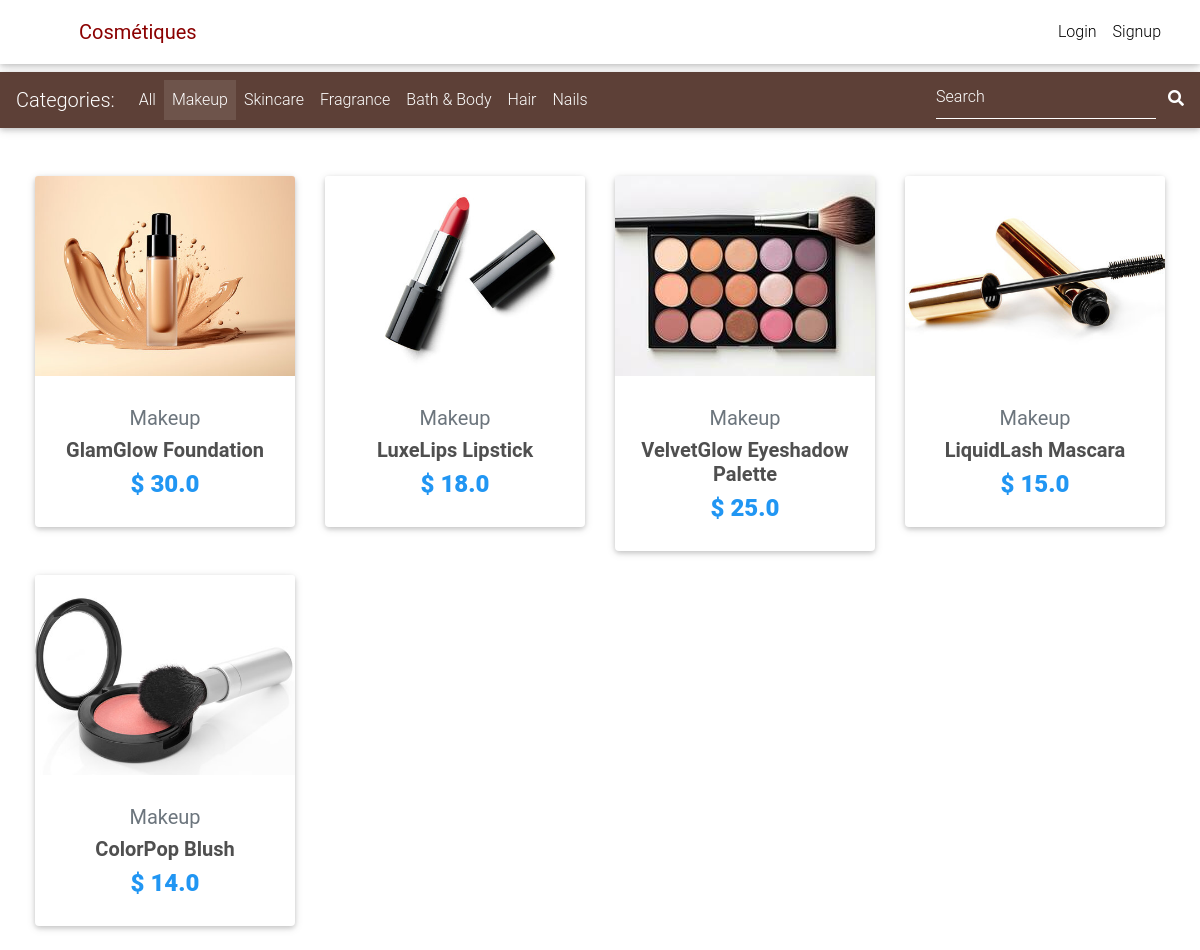
The page /category/M/ on the database its author committed.
### core/models.py (models this page shows, shortened)
class Item(models.Model):
    title = models.CharField(max_length=100)
    price = models.FloatField()
    category = models.CharField(choices=CHATEGORY_CHOICES, max_length=2)
    slug = models.SlugField(max_length=255,default="test-product")
    discount_price = models.FloatField(blank=True, null=True)
    description = models.TextField(default="This is a product description")
    image = models.ImageField(default='default.jpeg')
    additional_info = models.TextField(default="This is an additional information about the product")
    def get_absolute_url(self):
        return reverse("core:product", kwargs={
            'slug': self.slug
        })
    def get_category_display(self):
        return dict(CHATEGORY_CHOICES).get(self.category, "Unknown category")

### core/views.py (the view)
# urls.py: path('category/<category>/',get_category, name='category'),
def get_category(request, category):
    context = {
        'object_list': Item.objects.filter(category=category),
        'categories': CHATEGORY_CHOICES,
        'category': category
    }
    return render(request, 'category.html', context)

### templates/category.html (shortened to what this page needs)
{% extends "base.html" %}
{% block content %}
  <main>
       <nav class="navbar navbar-expand-lg sticky-top navbar-dark mdb-color brown darken-2 mb-5 " >
        <span class="navbar-brand">Categories:</span>
        <div class="collapse navbar-collapse" id="basicExampleNav">
           <ul class="navbar-nav mr-auto">
            <li class="nav-item ">
                <a class="nav-link" href="{% url 'core:'%}">All <span class="sr-only">(current)</span></a>
            </li>
            {% for key, value in categories %}
                <li class="{% if key == category %} nav-item active {% endif %} nav-item">
                    <a class="nav-link" href="{% url 'core:category' key %}">{{ value }}</a>
                </li>
            {% endfor %}
        </ul>
          <form class="form-inline">
            <div class="md-form my-0">
              <input class="form-control mr-sm-2" type="text" placeholder="Search" aria-label="Search" name="search_parameter">
                 <span class="search-label-icon"  style="color: white" onclick="searchFunction()">
                       <i class="fas fa-search "></i>
             </span>
            </div>
          </form>
        </div>
      </nav>
<div style="padding-left: 35px; padding-right: 35px">
      <section class="text-center mb-4">
        <div class="row wow fadeIn">
          {% for item in object_list %}
          <div class="col-lg-3 col-md-6 mb-4">
            <div class="card">
              <div class="view overlay">
                  <img src="{{ item.image.url }}" class="card-img-top">
              </div>
              <div class="card-body text-center">
                  <h5 style="color: #6c757d">{{ item.get_category_display }}</h5>
                <h5>
                  <strong>
                    <a href="{{ item.get_absolute_url }}" class="dark-grey-text">{{ item.title }}
                    </a>
                  </strong>
                </h5>
                <h4 class="font-weight-bold blue-text">
                  <strong>$
                  {% if item.discount_price %}
                  {{ item.discount_price }}
                  {% else %}
                  {{ item.price }}
                  {% endif %}
                  </strong>
                </h4>
              </div>
            </div>
          </div>
          {% endfor %}
        </div>
      </section>
    </main>
{% endblock content %}

### templates/base.html (shortened to what this page needs)
{% load static%}
<!DOCTYPE html>
<html lang="en">
<head>
  <link rel="stylesheet" href="https://use.fontawesome.com/releases/v5.8.1/css/all.css">
<link href="{% static 'css/bootstrap.css' %}" rel="stylesheet">
<link href=" {% static 'css/mdb.css' %}" rel="stylesheet">
</head>
{% include "navbar.html" %}
<body>
    <div class="mt-5 pt-4">
    </div>
    {% block content %}
    {% endblock content %}
</body>
</html>

### templates/navbar.html (shortened to what this page needs)
{% load cart_template_tags %}
<nav class="navbar fixed-top navbar-expand-lg navbar-light white scrolling-navbar" >
    <div class="container-fluid ml-5">
      <a class="navbar-brand " href="/">
        <strong style="color: darkred">Cosmétiques</strong>
      </a>
      <div class="collapse navbar-collapse" id="navbarSupportedContent">
        <ul class="navbar-nav nav-flex-icons">
          {% if request.user.is_authenticated %}
        <li class="nav-item">
            <a href="{% url 'core:order-summary' %}" class="nav-link waves-effect">
              <span class="badge red z-depth-1 mr-1"> {{ request.user|cart_item_count }} </span>
              <i class="fas fa-shopping-cart"></i>
              <span class="clearfix d-none d-sm-inline-block"> Cart </span>
            </a>
          </li>
          <li class="nav-item">
            <a class="nav-link waves-effect" href="{% url 'account_logout' %}">
              <span class="clearfix d-none d-sm-inline-block"> Logout </span>
            </a>
          </li>
          {% else %}
          <li class="nav-item">
            <a class="nav-link waves-effect" href="{% url 'account_login' %}">
              <span class="clearfix d-none d-sm-inline-block"> Login </span>
            </a>
          </li>
          <li class="nav-item">
            <a class="nav-link waves-effect" href="{% url 'account_signup' %}">
              <span class="clearfix d-none d-sm-inline-block"> Signup </span>
            </a>
          </li>
          {% endif %}
        </ul>
      </div>
    </div>
  </nav>

### templates/scripts.html (shortened to what this page needs)
{% load static %}

### templates/base.html (style rules this page uses)
html, body, header, .carousel { height: 60vh; }

### templates/category.html (style rules this page uses)
.view.overlay { margin-bottom: 10px; }
.card-img-top { height: 200px; width: 100%; object-fit: cover; }

### rows shown on the page
Item: image (picture), category "Makeup", title "GlamGlow Foundation", discount_price "30.0"
Item: image (picture), category "Makeup", title "LuxeLips Lipstick", price "18.0"
Item: image (picture), category "Makeup", title "VelvetGlow Eyeshadow Palette", discount_price "25.0"
Item: image (picture), category "Makeup", title "LiquidLash Mascara", discount_price "15.0"
Item: image (picture), category "Makeup", title "ColorPop Blush", price "14.0"

### other values the page prints
{{ value }} "Makeup" "Skincare" "Fragrance" "Bath & Body" "Hair" "Nails"
